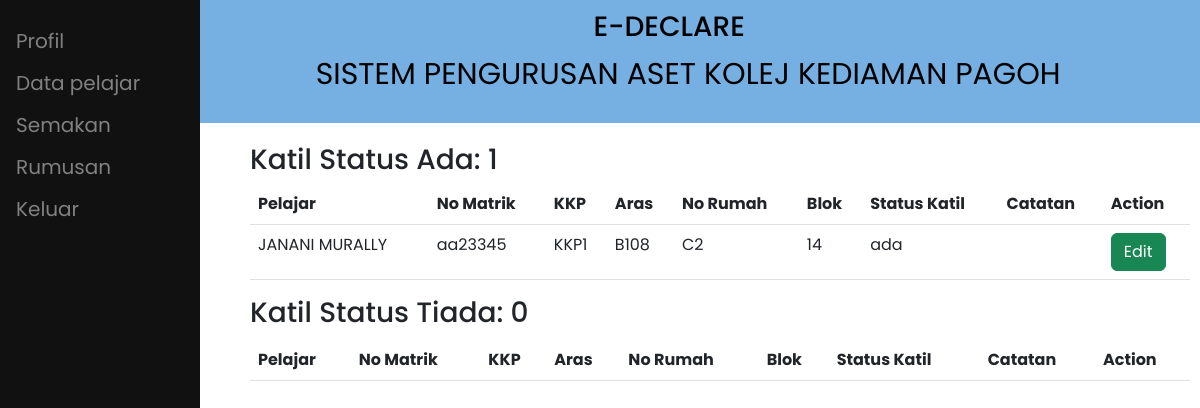
Screenshot of /penyelia/katil.php with the database file from the repository.
### tables this page shows
CREATE TABLE `akuan` (
  `id_akuan` int(10) NOT NULL,
  `no_matrik` varchar(8) NOT NULL,
  `id_staff` int(10) DEFAULT NULL,
  `id_ppas` int(10) DEFAULT NULL,
  `lokasi` varchar(30) NOT NULL,
  `tarikh_akuan` date NOT NULL DEFAULT current_timestamp(),
  `status` varchar(255) NOT NULL DEFAULT '0',
  `tilam_catatan` varchar(50) NOT NULL,
  `tilam_status` varchar(255) NOT NULL,
  `katil_catatan` varchar(50) NOT NULL,
  `katil_status` varchar(255) NOT NULL,
  `almari_catatan` varchar(50) NOT NULL,
  `almari_status` varchar(255) NOT NULL,
  `kerusi_catatan` varchar(50) NOT NULL,
  `kerusi_status` varchar(255) NOT NULL,
  `mbbr_catatan` varchar(50) NOT NULL,
  `mbbr_status` varchar(255) NOT NULL,
  `no_kunci` varchar(255) DEFAULT NULL,
  `jenis_borang` varchar(255) NOT NULL,
  `kkp` varchar(255) NOT NULL,
  `disahkan` int(11) NOT NULL DEFAULT 0
);

CREATE TABLE `pelajar` (
  `no_matrik` varchar(8) NOT NULL,
  `nama_pelajar` varchar(50) NOT NULL,
  `email_pelajar` varchar(100) NOT NULL,
  `kata_laluan_p` varchar(100) NOT NULL,
  `sem_no` int(1) NOT NULL,
  `tahun` int(1) NOT NULL,
  `no_telefon_p` varchar(20) NOT NULL,
  `kkp` varchar(255) DEFAULT NULL,
  `aras` varchar(255) DEFAULT NULL,
  `no_rumah` varchar(255) DEFAULT NULL,
  `blok` varchar(255) DEFAULT NULL,
  `status` int(11) NOT NULL
);

### penyelia/katil.php (the view, shortened to what this page needs)
<?php
require "../conn.php";
$sql = "select count(*) as bilangan from akuan where katil_status = 'ada'";
$result = $conn->query($sql);
if ($result->num_rows > 0) {
  while ($row = $result->fetch_assoc()) {
    $katil_ada = $row['bilangan'];
  }
}
$sql = "select count(*) as bilangan from akuan where katil_status = 'tiada'";
$result = $conn->query($sql);
if ($result->num_rows > 0) {
  while ($row = $result->fetch_assoc()) {
    $katil_tiada = $row['bilangan'];
  }
}
?>
<!DOCTYPE html>
<html lang="en">
<head>
  <link rel="stylesheet" href="../css/style.css">
  <link href='https://unpkg.com/boxicons@2.1.2/css/boxicons.min.css' rel='stylesheet'>
  <link href="https://cdn.jsdelivr.net/npm/bootstrap@5.2.0-beta1/dist/css/bootstrap.min.css" rel="stylesheet">
  <link rel="stylesheet" href="https://cdn.datatables.net/1.12.1/css/jquery.dataTables.min.css">
  <link rel="stylesheet" href="https://cdn.datatables.net/buttons/2.2.3/css/buttons.dataTables.min.css">
  <link rel="stylesheet" href="../css/penerimaan_penyelia.css">
</head>
<body>
  <div class="header">
    <h3>&nbsp;&nbsp;&nbsp;&nbsp;&nbsp;&nbsp;&nbsp;&nbsp;&nbsp;&nbsp;&nbsp;&nbsp;&nbsp;&nbsp;&nbsp;&nbsp;&nbsp;&nbsp;&nbsp;E-DECLARE</h3>
    <p>&nbsp;&nbsp;&nbsp;&nbsp;&nbsp;&nbsp;&nbsp;&nbsp;&nbsp;&nbsp;&nbsp;&nbsp;&nbsp;&nbsp;&nbsp;&nbsp;&nbsp;&nbsp;&nbsp;&nbsp;&nbsp;&nbsp;SISTEM PENGURUSAN ASET KOLEJ KEDIAMAN PAGOH</p>
  </div>
  <?php include 'penyelia_sidenav.php' ?>
  <div class="content">
    <h3>Katil Status Ada: <?php echo $katil_ada ?></h3>
    <table id="example" class="display table" style="width:100%">
      <thead>
        <tr>
          <th>Pelajar</th>
          <th>No Matrik</th>
          <th>KKP</th>
          <th>Aras</th>
          <th>No Rumah</th>
          <th>Blok</th>
          <th>Status Katil</th>
          <th>Catatan</th>
          <th>Action</th>
        </tr>
      </thead>
      <tbody>
        <?php
        $sql = "SELECT * from akuan inner join pelajar on akuan.no_matrik = pelajar.no_matrik where katil_status = 'ada'";
        $result = $conn->query($sql);
        if ($result->num_rows > 0) {
          while ($row = $result->fetch_assoc()) {
        ?>
            <tr>
              <td><?php echo $row['nama_pelajar'] ?></td>
              <td><?php echo $row['no_matrik'] ?></td>
              <td><?php echo $row['kkp'] ?></td>
              <td><?php echo $row['aras'] ?></td>
              <td><?php echo $row['no_rumah'] ?></td>
              <td><?php echo $row['blok'] ?></td>
              <td><?php echo $row['katil_status'] ?></td>
              <td><?php echo $row['katil_catatan'] ?></td>
              <td><a class="btn btn-success btn-block" href="edit_aset.php?katil=<?php echo $row['id_akuan']?>">Edit</a></td>
            </tr>
        <?php
          }
        }
        ?>
      </tbody>
    </table>
    <h3>Katil Status Tiada: <?php echo $katil_tiada ?></h3>
    <table id="example2" class="display table" style="width:100%; margin-top:10px">
      <thead>
        <tr>
        <th>Pelajar</th>
          <th>No Matrik</th>
          <th>KKP</th>
          <th>Aras</th>
          <th>No Rumah</th>
          <th>Blok</th>
          <th>Status Katil</th>
          <th>Catatan</th>
          <th>Action</th>
        </tr>
      </thead>
    </table>
  </div>
</body>
</html>

### css/style.css (style rules this page uses)
* { margin: 0; padding: 0; box-sizing: border-box; font-family: "Poppins", sans-serif; }
body { position: relative; min-height: 100vh; width: 100%; overflow: hidden; overflow-y: scroll; }
.content { width: auto; height: 1200px; margin-left: 240px; position: relative; background: #fff; top: 10px; }
td, th { border: 1px solid #999; padding: 20px; }

### css/penerimaan_penyelia.css (style rules this page uses)
.header { padding: 10px; text-align: center; background: #76B0E3; color: black; font-size: 30px; }
.content { padding: 10px; }

### rows the page displays
akuan: no_matrik.nama_pelajar "JANANI MURALLY", no_matrik.no_matrik "aa23345", no_matrik.kkp "KKP1", no_matrik.aras "B108", no_matrik.no_rumah "C2", no_matrik.blok "14", katil_status "ada"

### other values shown
$katil_ada "1"
$katil_tiada "0"
